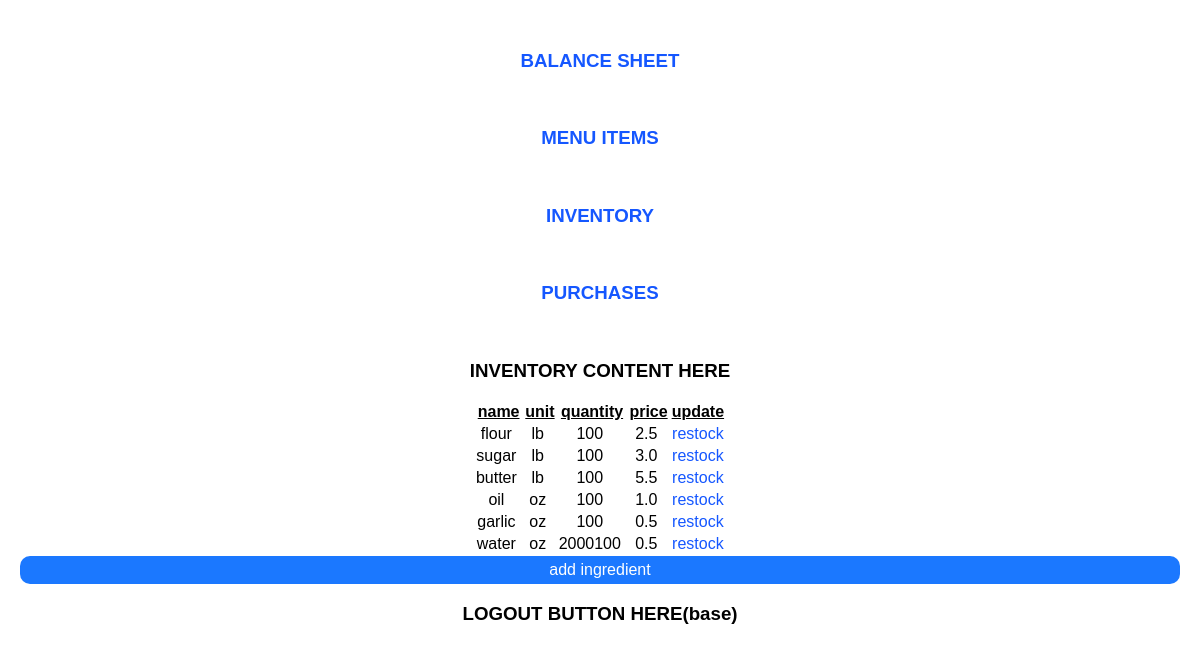
Before: /inventory with the older database file.
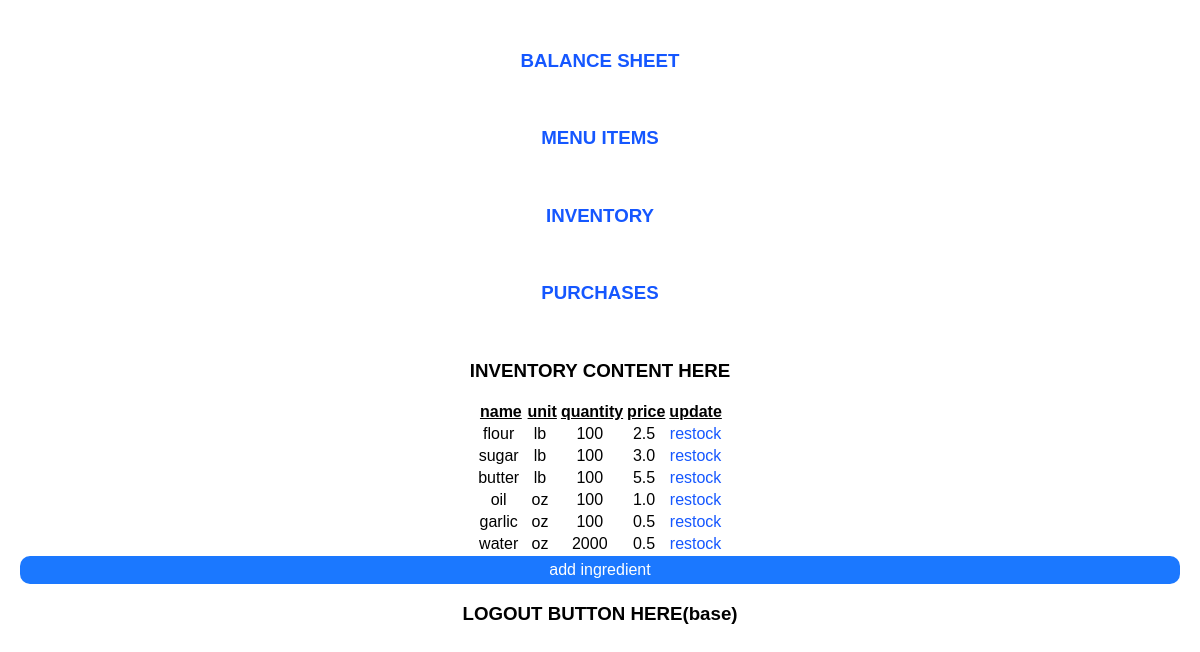
After: the same page with the newer database file.
### inventory/models.py (models this page shows, shortened)
class Ingredient(models.Model):
    OUNCE = 'oz'
    POUND = 'lb'
    UNIT_CHOICES = [
        (OUNCE,'ounce'),
        (POUND, 'pound')
    ]
    name = models.CharField(max_length=20)
    unit = models.CharField(max_length=2, choices=UNIT_CHOICES, default="oz")
    availableQuantity = models.IntegerField(default=10)
    unitPrice = models.FloatField(default=1.50)

### inventory/views.py (the view)
# urls.py: path('inventory', views.Inventory.as_view(), name='inventory'),
class Inventory(ListView):
    model = Ingredient
    template_name = "inventory/inventory.html"

### inventory/templates/inventory/inventory.html
{% extends './home.html' %}
{% block content %}
{{ block.super }}
<h3>INVENTORY CONTENT HERE</h3>
<table class="line-table">
    <thead>
<tr>
<th>name</th>
<th>unit</th>
<th>quantity</th>
<th>price</th>
<th>update</th>
</tr>
</thead>
<tbody>
{% for item in object_list %}
<tr>
    <td>{{ item.name }}&nbsp;</td>
    <td>{{ item.unit }}&nbsp;</td>
    <td>{{ item.availableQuantity }}&nbsp;</td>
    <td>{{ item.unitPrice }}&nbsp;</td>
    <td><a href="{% url 'update_ingredient' item.id %}">restock</a></td>
{% endfor %}
</tbody>
</table>
<a href="{% url "add_ingredient"  %}"
    style="display: inherit; text-align: center; border-radius: 10px; text-decoration: none; color: #FFF; padding: 5px; background-color: #1B78FF;">add ingredient</a></td>
{% endblock %}

Changed rows visible on the page:
changed Ingredient "water": availableQuantity "2000100" → "2000"
